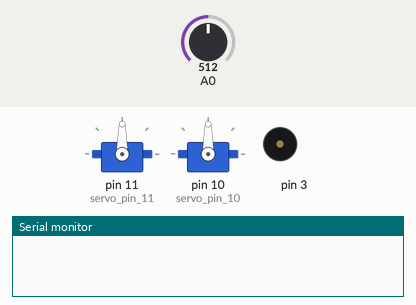
Simulated run of this sketch. Board: Arduino Uno, built with avr-gcc and run on an emulated ATmega328P. Parts: 2 × servo, buzzer (waves = sounding), the last lines printed to the serial monitor. The inputs (shaded band) are chosen by the test bench; at power-on: A0 = 512.

Above: at 0.1 s.
At 2.2 s:
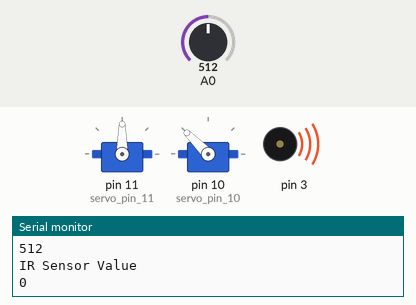
2.3 s: A0 set to 265
3.8 s: A0 set to 243
At 4.3 s:
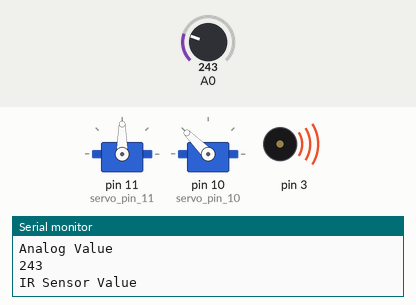
Timing chart, 0 to 6.8 s (numbered marks = the images above; inputs shaded):
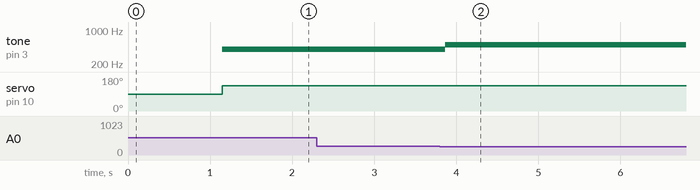

Measured:
- after the input at 3.8 s, tone on pin 3: 400 Hz → 500 Hz after 0.07 s

The sketch:

main.ino
```cpp
#include <Servo.h>
Servo servo_pin_11;
Servo servo_pin_10;
int irSensor = 0;
int light;
void setup()
{
  Serial.begin(9600);
  servo_pin_11.attach(11);
  servo_pin_10.attach(10);
  pinMode(0,INPUT);
  delay(1000);
}
void loop()
{
  light = analogRead(A0);
  Serial.println("Analog Value");
  Serial.println(light);
  Serial.println("IR Sensor Value");
  Serial.println(digitalRead(irSensor));
  if ( ( light ) <= ( 250 )  ) {
    tone(3, 500);
    servo_pin_11.write(45);
    servo_pin_10.write(135);
  }
  else
  {
    delay(150);
    tone(3, 400);
    servo_pin_11.write(90);
    servo_pin_10.write(135);
  }
  if(digitalRead(irSensor) == 0){
    servo_pin_11.write(90);
    servo_pin_10.write(135);
    if(digitalRead(irSensor) == 1) {
      tone(3, 500);
      servo_pin_11.write(135);
      servo_pin_10.write(45);
    }
  }
}
```
